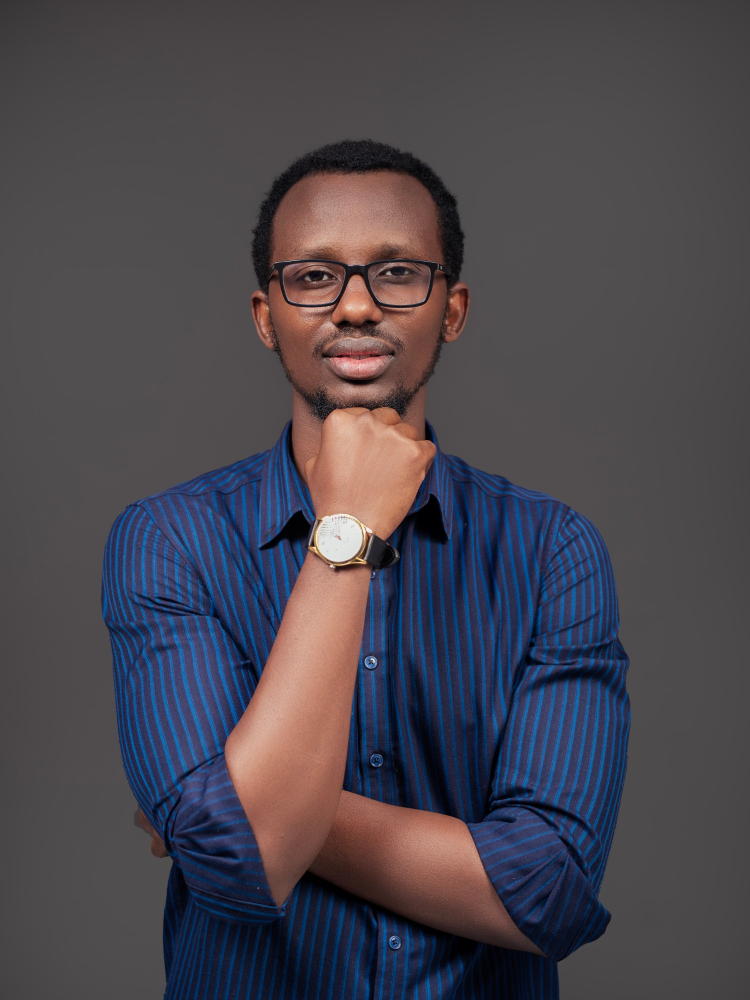
#> input picture scripts/hero-video/source/founder.jpg, 1500 x 2000 px (shown at 1/2 size)
$ python cutout.py
#> lines starting #> are read from the running program, lines starting #| are printed output that depends on the picture; after the words box and inside, x2 and y2 are one past the last pixel; in counts of white or black regions, pixels touching at a corner belong together
"""
Cut the founder portrait out of its grey studio backdrop.

    python scripts/hero-video/cutout.py

Reads source/founder.jpg, writes source/founder-cutout.png (RGBA).
The backdrop is a flat neutral grey, so background = low colour + mid brightness,
flood-filled from the frame edges so grey details inside the figure are kept.
"""
import os

import numpy as np
from PIL import Image, ImageDraw, ImageFilter

HERE = os.path.dirname(__file__)
src = Image.open(os.path.join(HERE, "source", "founder.jpg")).convert("RGB")
#> src is the input picture: PIL image 1500x2000 RGB; mean R, G, B 74, 70.6, 78.6
a = np.asarray(src).astype(np.int32)
r, g, b = a[..., 0], a[..., 1], a[..., 2]
chroma = a.max(axis=2) - a.min(axis=2)
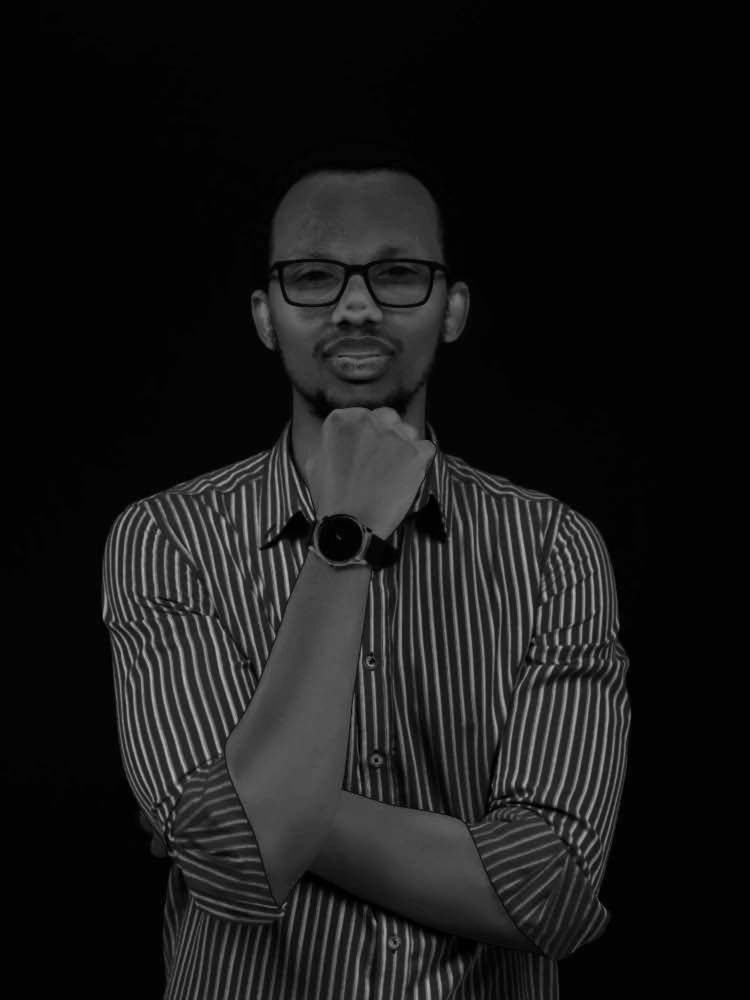
#> chroma: shape (2000, 1500) int32 (shown at 1/2 size); min 0, max 184, mean 23.9
lum = (r * 299 + g * 587 + b * 114) // 1000

bg_like = (chroma < 14) & (lum > 42) & (lum < 100)
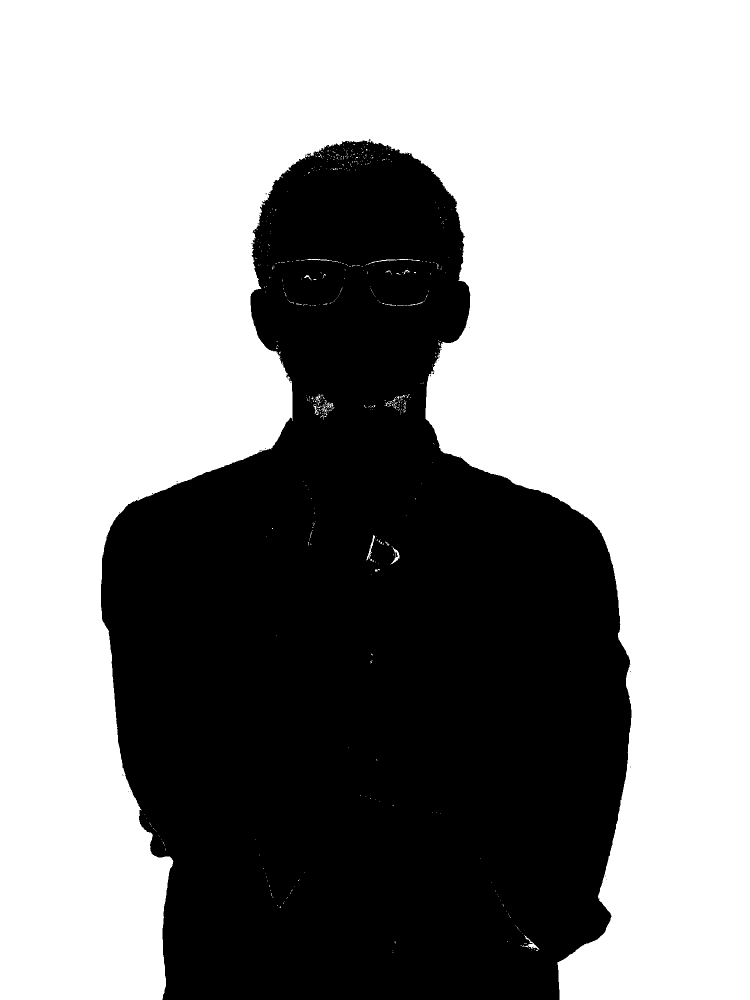
#> bg_like: shape (2000, 1500) bool (shown at 1/2 size); 59.2% white; 33 black regions (32 under 20 px), largest, box (x1, y1, x2, y2) and area: (202, 278, 1263, 2000) 1224221
m = Image.fromarray((bg_like * 255).astype(np.uint8), "L")
# close pin-holes in the backdrop, then flood from the frame edge
m = m.filter(ImageFilter.MaxFilter(5)).filter(ImageFilter.MinFilter(5))
#> m: PIL image 1500x2000 L; 59.3% white; 2 black regions, box (x1, y1, x2, y2) and area: (202, 282, 1263, 2000) 1221038, (641, 802, 649, 811) 60
w, h = m.size
#> w = 1500; h = 2000
for x in range(0, w, 25):
    for y in (0, h - 1):
        if m.getpixel((x, y)) == 255:
            ImageDraw.floodfill(m, (x, y), 128)
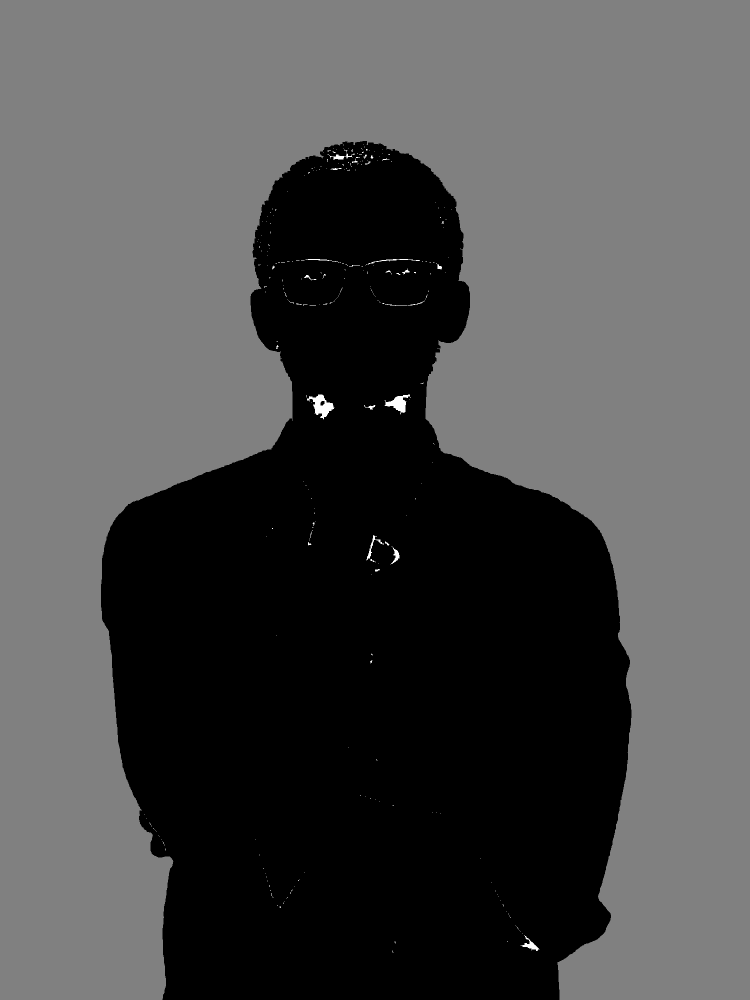
#> m: PIL image 1500x2000 L (shown at 1/2 size); min 0, max 255, mean 76.1
for y in range(0, h, 25):
    for x in (0, w - 1):
        if m.getpixel((x, y)) == 255:
            ImageDraw.floodfill(m, (x, y), 128)

outside = np.asarray(m) == 128
#> outside: shape (2000, 1500) bool; 59.1% white; 1 black region, box (x1, y1, x2, y2) and area: (202, 282, 1263, 2000) 1226095
alpha = Image.fromarray(((~outside) * 255).astype(np.uint8), "L")
# drop specks, smooth the silhouette, feather the edge
alpha = alpha.filter(ImageFilter.MinFilter(3)).filter(ImageFilter.MaxFilter(3))
alpha = alpha.filter(ImageFilter.MinFilter(3))
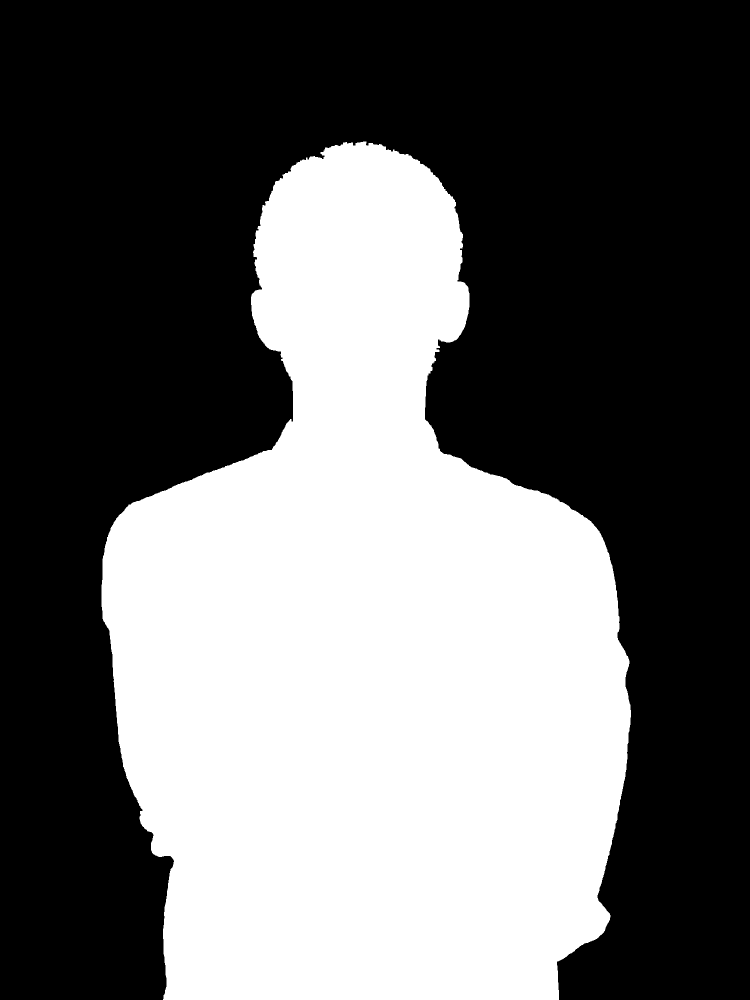
#> alpha: PIL image 1500x2000 L (shown at 1/2 size); 40.7% white; 1 white region, box (x1, y1, x2, y2) and area: (203, 283, 1262, 2000) 1220539
alpha = alpha.filter(ImageFilter.GaussianBlur(1.6))

# pull grey backdrop spill out of the soft edge pixels
arr = np.asarray(src).astype(np.float32)
al = np.asarray(alpha).astype(np.float32) / 255
edge = (al > 0.02) & (al < 0.98)
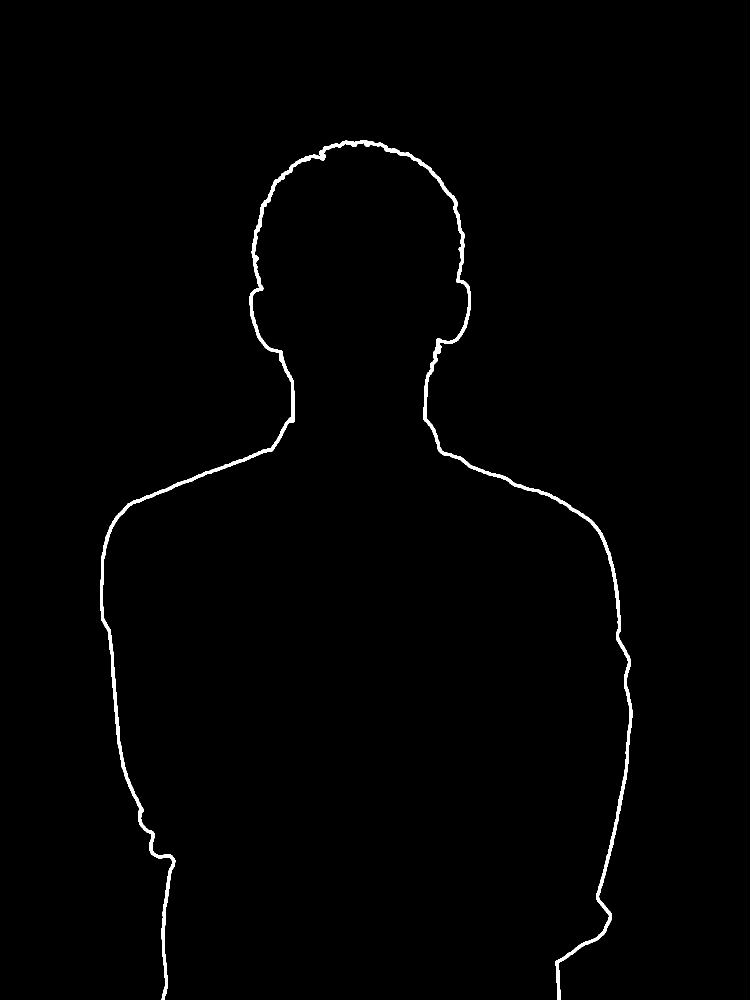
#> edge: shape (2000, 1500) bool (shown at 1/2 size); 0.96% white; 1 white region, box (x1, y1, x2, y2) and area: (200, 280, 1265, 2000) 28768
bg = np.array([70, 68, 69], np.float32)
k = np.clip(al, 0.05, 1)[..., None]
clean = np.where(edge[..., None], np.clip((arr - bg * (1 - k)) / k, 0, 255), arr)

out = np.dstack([clean, al * 255]).astype(np.uint8)
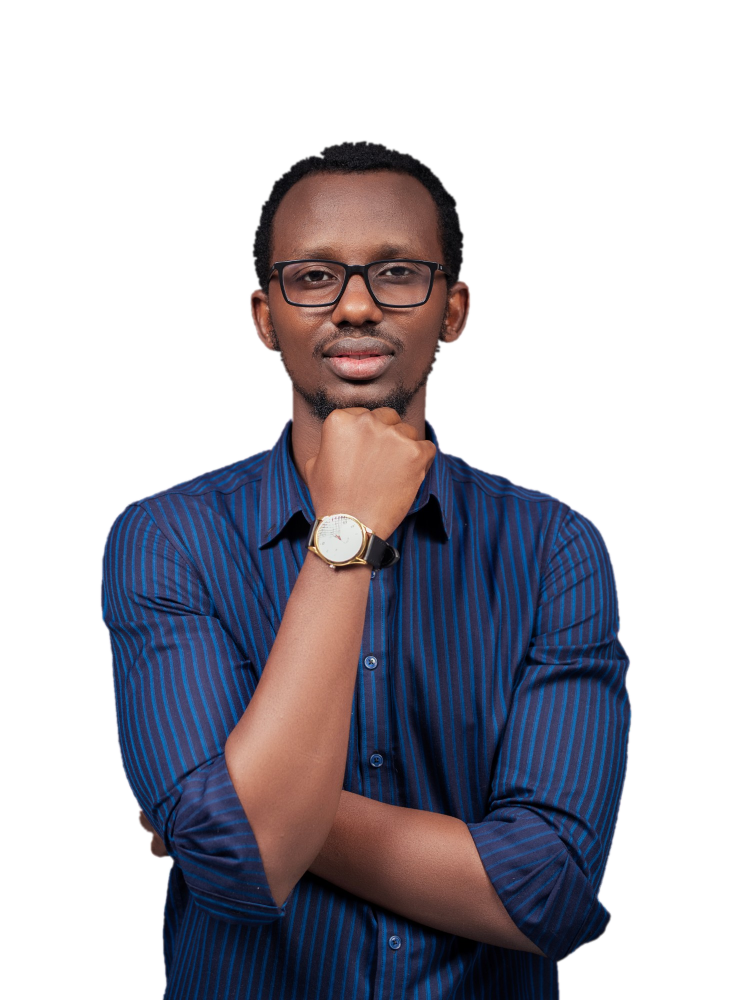
#> out: shape (2000, 1500, 4) (shown at 1/2 size); mean R, G, B, A 74.1, 70.7, 78.8, 103.7; transparent parts drawn white
Image.fromarray(out, "RGBA").save(os.path.join(HERE, "source", "founder-cutout.png"))
print("saved", out.shape)
#| saved (2000, 1500, 4)
